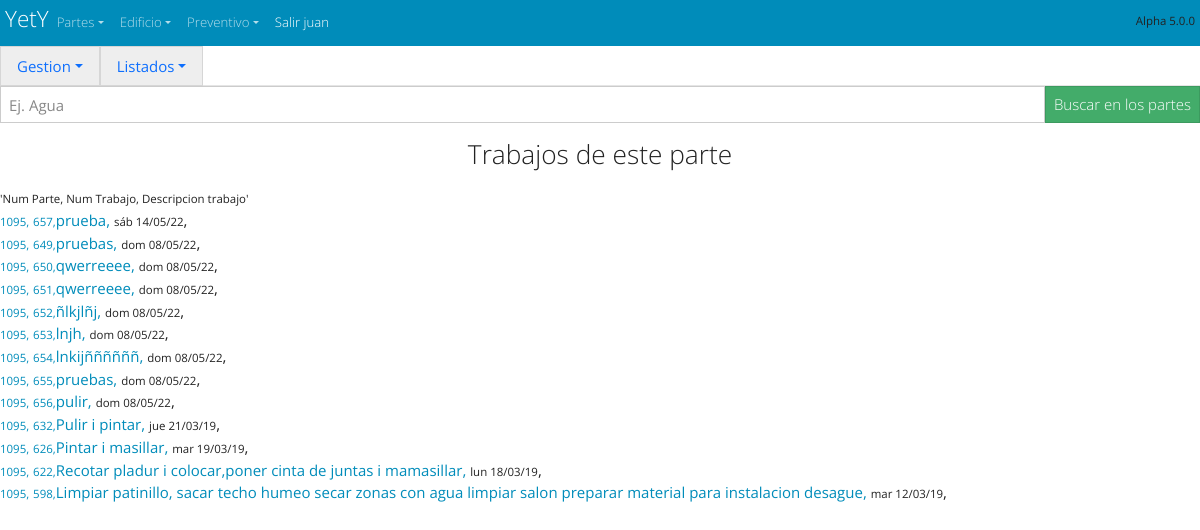
/partes/trabajo/ver/1095 (signed in), run on the app's committed database.
### partes/models.py (models this page shows, shortened)
class Ot_Trabajos(models.Model):
    num_tra=models.AutoField(primary_key=True,verbose_name='Numero TRA', help_text="Numero de Trabajo")
    num_ot_tra=models.ForeignKey('Ot_Parte',verbose_name='Num de parte', help_text="Num de parte",on_delete=models.CASCADE)
    descripcion_tra=models.CharField(max_length=300,verbose_name='Descripción', help_text="Descripción del Trabajo")
    fecha_tra=models.DateField(auto_now_add=True,verbose_name='Fecha del trabajo')
    fecha_cambio_tra=models.DateField(auto_now=True,verbose_name='Fecha del ultimo cambio')
    fecha_hora_cambio_tra=models.DateTimeField(auto_now=True,verbose_name='Fecha y hora del ultimo cambio')
    Usuario_tra=models.ForeignKey(User,related_name="Usuario_tra",default=1,on_delete=models.SET_NULL, null=True,blank=False,help_text="usuario que ha hecho este trabajo")
    class Meta:
        ordering = ["-fecha_cambio_tra"]

class Ot_Parte(models.Model):
    num_ot=models.AutoField(primary_key=True, verbose_name='numero de Ot', help_text="numero de orden de trabajo")
    ubicacion_ot=models.ForeignKey('Ot_Ubicaciones',max_length=30,verbose_name='Ubicación', help_text="Numero de Habitación o ubicación",on_delete=models.SET_NULL,null=True)
    elemento_ot =models.ForeignKey('Ot_Elementos',  max_length=30,verbose_name='Elemento',  help_text="Elemento, Objeto o Aparato",      on_delete=models.SET_NULL,null=True)
    descripcion_ot=models.CharField(max_length=300,verbose_name='Descripción', help_text="Descripción del problema")
    fecha_ot=models.DateField(auto_now_add=True,verbose_name='Fecha del parte')
    fecha_cambio_ot=models.DateField(auto_now=True,verbose_name='Fecha del ultimo cambio')
    fecha_hora_cambio_ot=models.DateTimeField(auto_now=True,verbose_name='Fecha y hora del ultimo cambio')
    fecha_hora_terminado_ot=models.DateTimeField(null=True,blank=True, verbose_name='Fecha y hora de la terminacion del parte', )
    PRIORIDADES=(('1','Urgente') ,('2','Provoca daños') , ('3','Molesta al cliente' ), ('4', 'Mala imagen' ),('5','Legal'))
    prioridad_ot=models.CharField(max_length=30, blank=True, default='1',choices=PRIORIDADES)
    ESTADOS_DE_OT=[ ('Pendiente','Pendiente'),('En Curso','En Curso'),('Terminado','Terminado'), ("Inversion","Inversion"), ('En espera','En espera'), ("Otro","Otro")]
    estado_ot=models.CharField (max_length=30,default='Pendiente', choices=ESTADOS_DE_OT)
    RECURSOS_PROP_O_EXT=[('Propios','Recursos Propios'), ('externos','Recursos externos'),('mixtos','mixtos') ]
    recursos_ot=models.CharField (max_length=30,default='Propios', choices=RECURSOS_PROP_O_EXT)#(Recursos propios o externos)
    etiqueta_ot=models.CharField( default='',blank=True, max_length=30,help_text="Poner una etiqueta a este parte")
    notas_ot=models.CharField(default='',max_length=30, blank=True, help_text="Poner una nota a este parte") #        falta por definir (Nota para relacionar)
    CORRECTIVO_PREVENTIVO_LEGAL_SERVICIO=[('Correctivo','Correctivo'),('Preventivo','Preventivo'),('Legal','Legal'),('Servicio o Ayuda','Servicio o Ayuda'),('Atencion cliente','Atencion cliente')]
    tipo_aviso_ot=models.CharField(max_length=30,default='Correctivo',choices=CORRECTIVO_PREVENTIVO_LEGAL_SERVICIO) # correctivo, preventivo, servicio
    Usuario_ot=models.ForeignKey(User,related_name="Usuario_ot",default=1,on_delete=models.SET_NULL, null=True,blank=True,help_text="usuario que ha hecho este parte")
    Tecnico_ot=models.ForeignKey(User,related_name="Tecnico_ot",default=1,on_delete=models.SET_NULL, null=True,blank=True, help_text="Tecnico que tiene este parte")
    Tecnico_fin_parte_ot=models.ForeignKey(User,related_name="Tecnico_fin_parte_ot",default=1,on_delete=models.SET_NULL, null=True,blank=True,  help_text="Tecnico que tiene este parte")
    borrame_ot=models.CharField(default='',max_length=30, blank=True, help_text="Poner una nota a este parte") #        falta por definir (Nota para relacionar)
    def __str__(self):
        return '{}'.format(self.num_ot)
    class Meta:
        ordering = ["-num_ot"]

### partes/views.py (the view)
class ListaTrabParte(ListView): #listado por numero de parte
    model = Ot_Trabajos
    paginate_by = 25
    ordering = ['-fecha_cambio_tra','-fecha_hora_cambio_tra','-num_tra']
    template_name = 'ot_trabajos_list_por_parte.html'
    def get_queryset(self):
        return Ot_Trabajos.objects.filter(num_ot_tra=self.kwargs['numero_ot'])

### partes/templates/ot_trabajos_list_por_parte.html (shortened to what this page needs)
<!doctype html>
<html lang="es">
{% extends "start.html" %}
{% block content %}
<div>{% include 'navbar_partes.html'%} </div>
{% include 'buscar_parte.html' %}
        <h3>Trabajos de este parte </h3>
  <ul class="list-unstyled">
        <small><small> 'Num Parte, Num Trabajo, Descripcion trabajo' </small></small>
      {% for Ot_Trabajos in object_list %}
        <li>
          <a  href="/partes/{{ Ot_Trabajos.num_ot_tra }} "> <small><small>{{ Ot_Trabajos.num_ot_tra }},</small></small></a>
          <a  href="/partes/trabajo/{{ Ot_Trabajos.num_tra }}/{{ Ot_Trabajos.num_ot_tra }} "><small><small>{{ Ot_Trabajos.num_tra }},</small></small>{{ Ot_Trabajos.descripcion_tra }},</a>
          <small><small>{{ Ot_Trabajos.fecha_cambio_tra|date:"D d/m/y" }}</small></small>,
        </li>
      {% endfor %}
  </ul>
{% endblock %}

### cabecera/templates/navbar_start.html (shortened to what this page needs)
<body>
  <nav  class="navbar navbar-expand navbar-dark bg-primary" style="margin: 0px; padding: 5px" >
    <div class="container-fluid">
      <a  class="navbar-brand" style="margin: 0px; padding: 0px" href="/"><hgroup style="margin: 0px; padding: 0px"><h4 >YetY </h4>  </hgroup></a>
      {% if  user.is_authenticated %}
  <div  class="collapse navbar-collapse" id="navbarColor01">
        <ul class="navbar-nav me-auto">
          <li class="nav-item dropdown">
            <a class="nav-link dropdown-toggle" data-bs-toggle="dropdown" href="#" role="button" aria-haspopup="true" aria-expanded="false">Partes</a>
          </li>
          <li class="nav-item dropdown">
            <a class="nav-link dropdown-toggle" data-bs-toggle="dropdown" href="#" role="button" aria-haspopup="true" aria-expanded="false">Edificio</a>
          </li>
          <li class="nav-item dropdown">
            <a class="nav-link dropdown-toggle" data-bs-toggle="dropdown" href="#" role="button" aria-haspopup="true" aria-expanded="false">Preventivo</a>
          </li>
          <li class="nav-item active">
            <a class="nav-link " href="/accounts/logout/ " >Salir {{ user }}</a>
          </li>
        </ul>
        <h6> <small><small> Alpha 5.0.0  </small></small></h6>
      </div>
    </div>
    {% endif %}
  </nav>
</body>

### cabecera/static/css/start.css (style rules this page uses)
h1, h2, h3 { text-align: center; margin: 1rem; }

### data on the page
Ot_Trabajos: num_ot_tra "1095", num_tra "657", descripcion_tra "prueba", fecha_cambio_tra "sáb 14/05/22"
Ot_Trabajos: num_ot_tra "1095", num_tra "649", descripcion_tra "pruebas", fecha_cambio_tra "dom 08/05/22"
Ot_Trabajos: num_ot_tra "1095", num_tra "650", descripcion_tra "qwerreeee", fecha_cambio_tra "dom 08/05/22"
Ot_Trabajos: num_ot_tra "1095", num_tra "651", descripcion_tra "qwerreeee", fecha_cambio_tra "dom 08/05/22"
Ot_Trabajos: num_ot_tra "1095", num_tra "652", descripcion_tra "ñlkjlñj", fecha_cambio_tra "dom 08/05/22"
Ot_Trabajos: num_ot_tra "1095", num_tra "653", descripcion_tra "lnjh", fecha_cambio_tra "dom 08/05/22"
Ot_Trabajos: num_ot_tra "1095", num_tra "654", descripcion_tra "lnkijññññññ", fecha_cambio_tra "dom 08/05/22"
Ot_Trabajos: num_ot_tra "1095", num_tra "655", descripcion_tra "pruebas", fecha_cambio_tra "dom 08/05/22"
Ot_Trabajos: num_ot_tra "1095", num_tra "656", descripcion_tra "pulir", fecha_cambio_tra "dom 08/05/22"
Ot_Trabajos: num_ot_tra "1095", num_tra "632", descripcion_tra "Pulir i pintar", fecha_cambio_tra "jue 21/03/19"
Ot_Trabajos: num_ot_tra "1095", num_tra "626", descripcion_tra "Pintar i masillar", fecha_cambio_tra "mar 19/03/19"
Ot_Trabajos: num_ot_tra "1095", num_tra "622", descripcion_tra "Recotar pladur i colocar,poner cinta de juntas i mamasillar", fecha_cambio_tra "lun 18/03/19"
Ot_Trabajos: num_ot_tra "1095", num_tra "598", descripcion_tra "Limpiar patinillo, sacar techo humeo secar zonas con agua limpiar salon preparar material para instalacion desague", fecha_cambio_tra "mar 12/03/19"

### other printed values
{{ user }} "juan"
